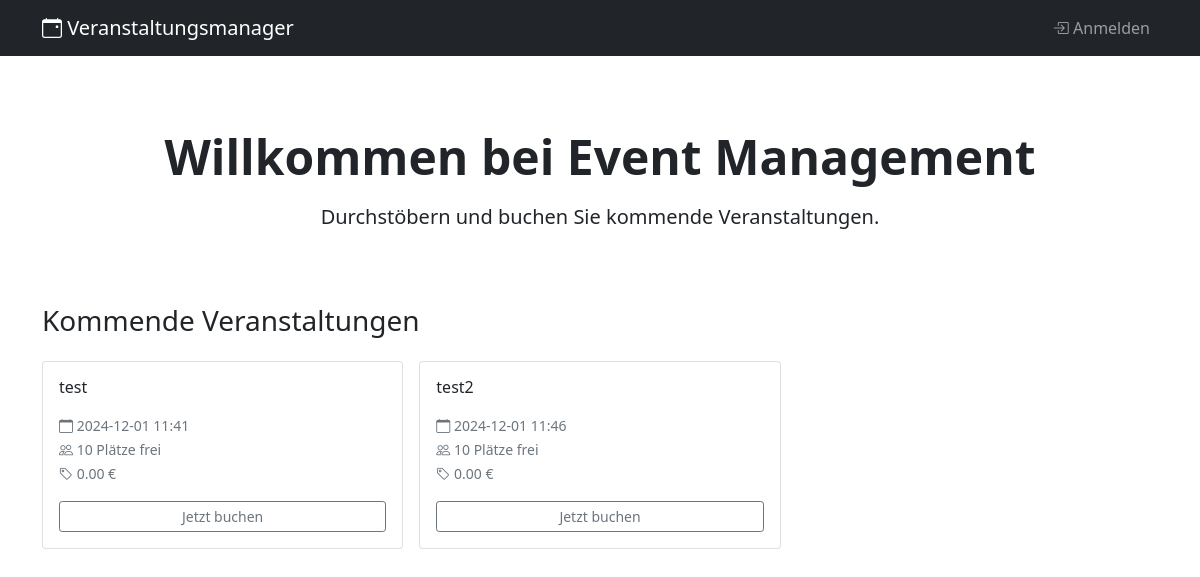
Before: / with the older database file.
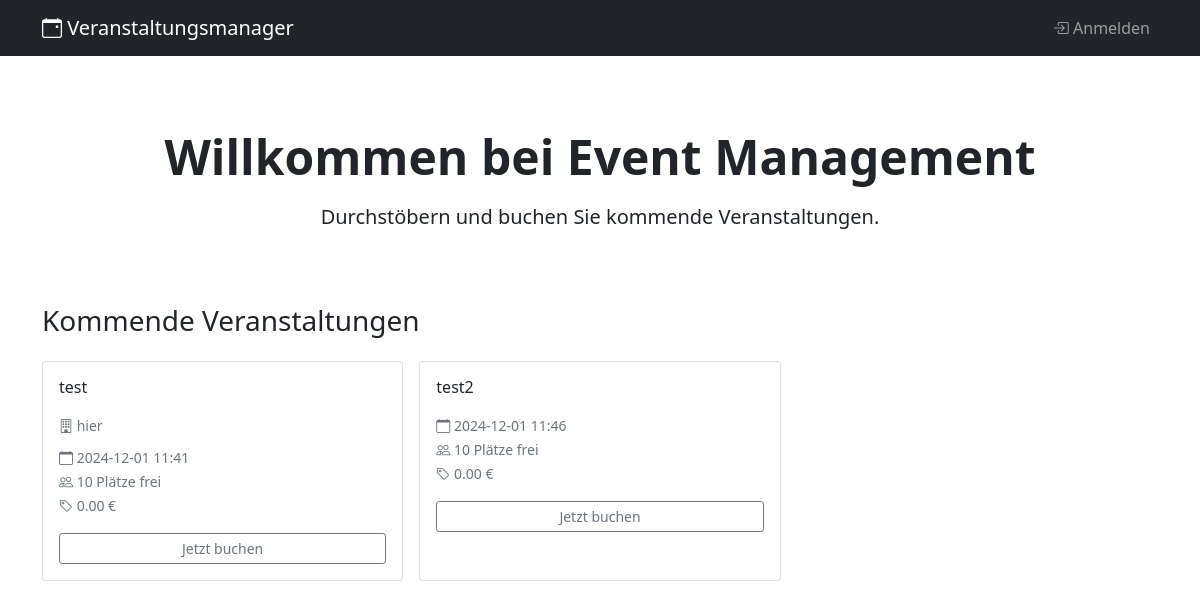
After: the same page with the newer database file.
### app/models/models.py (models this page shows)
class Event(db.Model):
    id = db.Column(db.Integer, primary_key=True)
    title = db.Column(db.String(100), nullable=False)
    description = db.Column(db.Text, nullable=True)
    date = db.Column(db.DateTime, nullable=False)
    capacity = db.Column(db.Integer, nullable=False)
    bookings = db.Column(db.Integer, default=0)
    room = db.Column(db.String(100), nullable=True)
    address = db.Column(db.String(200), nullable=True)
    is_visible = db.Column(db.Boolean, default=True, nullable=False)
    price = db.Column(db.Float, nullable=False, default=0.0)

### app/routes/main.py (the view)
@bp.route('/')
def index():
    if current_user.is_authenticated:
        events = Event.query.all()
    else:
        events = Event.query.filter_by(is_visible=True).all()
    return render_template('index.html', events=events)

### app/templates/index.html (shortened to what the changed rows need)
{% extends "base.html" %}
{% block content %}
{% if current_user.is_authenticated %}
<div class="row g-3 mb-4 align-items-center">
    <div class="col-12 col-sm-6">
        <h1 class="h2 mb-0">Veranstaltungsübersicht</h1>
    </div>
    <div class="col-12 col-sm-6 d-flex justify-content-start justify-content-sm-end">
        <a href="{{ url_for('main.create_event') }}" class="btn btn-sm btn-outline-secondary">
            <i class="bi bi-plus-circle"></i> Neue Veranstaltung erstellen
        </a>
    </div>
</div>
<div class="nav nav-pills d-flex flex-nowrap overflow-auto mb-4 gap-3" role="tablist">
    <button class="nav-link active" id="admin-tab" data-bs-toggle="tab" data-bs-target="#admin-view" type="button" role="tab" aria-controls="admin-view" aria-selected="true">
        <i class="bi bi-gear"></i> Admin-Ansicht
    </button>
    <button class="nav-link" id="customer-tab" data-bs-toggle="tab" data-bs-target="#customer-view" type="button" role="tab" aria-controls="customer-view" aria-selected="false">
        <i class="bi bi-person"></i> Kunden-Ansicht
    </button>
</div>
<div class="tab-content" id="viewTabsContent">
    <div class="tab-pane fade show active" id="admin-view" role="tabpanel" aria-labelledby="admin-tab">
        <div class="row g-3 mb-4">
            <div class="col-12 col-sm-6 col-md-4">
                <div class="card h-100 bg-light">
                    <div class="card-body">
                        <h5 class="card-title h6">Gesamtanzahl Veranstaltungen</h5>
                        <p class="card-text h2 mb-0">{{ events|length }}</p>
                    </div>
                </div>
            </div>
            <div class="col-12 col-sm-6 col-md-4">
                <div class="card h-100 bg-light">
                    <div class="card-body">
                        <h5 class="card-title h6">Verfügbare Veranstaltungen</h5>
                        <p class="card-text h2 mb-0">
                            {% set available = namespace(count=0) %}
                            {% for event in events %}
                                {% if event.bookings < event.capacity %}
                                    {% set available.count = available.count + 1 %}
                                {% endif %}
                            {% endfor %}
                            {{ available.count }}
                        </p>
                    </div>
                </div>
            </div>
            <div class="col-12 col-sm-6 col-md-4">
                <div class="card h-100 bg-light">
                    <div class="card-body">
                        <h5 class="card-title h6">Ausgebucht</h5>
                        <p class="card-text h2 mb-0">
                            {% set booked = namespace(count=0) %}
                            {% for event in events %}
                                {% if event.bookings >= event.capacity %}
                                    {% set booked.count = booked.count + 1 %}
                                {% endif %}
                            {% endfor %}
                            {{ booked.count }}
                        </p>
                    </div>
                </div>
            </div>
        </div>
        <div class="card mb-4">
            <div class="card-header py-3">
                <h5 class="h6 mb-0">Veranstaltungsliste</h5>
            </div>
            <div class="table-responsive">
                <div class="table-wrapper">
                    <table class="table table-hover align-middle mb-0">
                        <thead>
                            <tr>
                                <th>Titel</th>
                                <th class="d-none d-md-table-cell">Datum</th>
                                <th class="d-none d-sm-table-cell">Kapazität</th>
                                <th class="d-none d-sm-table-cell">Buchungen</th>
                                <th>Status</th>
                                <th>Sichtbar</th>
                                <th class="d-none d-lg-table-cell">Ort</th>
                                <th>Aktionen</th>
                                {% if current_user.is_authenticated %}
                                <th></th>
                                {% endif %}
                            </tr>
                        </thead>
                        <tbody class="border-top-0">
                            {% for event in events %}
                            <tr>
                                <td>
                                    <div>{{ event.title }}</div>
                                    <div class="d-md-none"><small class="text-muted">{{ event.date.strftime('%Y-%m-%d %H:%M') }}</small></div>
                                </td>
                                <td class="d-none d-md-table-cell">{{ event.date.strftime('%Y-%m-%d %H:%M') }}</td>
                                <td class="d-none d-sm-table-cell">{{ event.capacity }}</td>
                                <td class="d-none d-sm-table-cell">{{ event.bookings }}</td>
                                <td>
                                    {% if event.bookings >= event.capacity %}
                                    <span class="badge bg-danger">Voll</span>
                                    {% else %}
                                    <span class="badge bg-success">Offen</span>
                                    {% endif %}
                                </td>
                                <td>
                                    {% if event.is_visible %}
                                    <form action="{{ url_for('main.toggle_visibility', event_id=event.id) }}" method="POST" class="d-inline">
                                        <button type="submit" class="btn btn-sm btn-outline-secondary" title="Click to hide">
                                            <i class="bi bi-eye"></i>
                                        </button>
                                    </form>
                                    {% else %}
                                    <form action="{{ url_for('main.toggle_visibility', event_id=event.id) }}" method="POST" class="d-inline">
                                        <button type="submit" class="btn btn-sm btn-outline-secondary" title="Click to show">
                                            <i class="bi bi-eye-slash"></i>
                                        </button>
                                    </form>
                                    {% endif %}
                                </td>
                                <td class="d-none d-lg-table-cell">
                                    {% if event.room or event.address %}
                                    <small class="text-muted">
                                        {% if event.room %}Raum: {{ event.room }}{% endif %}
                                        {% if event.address %}<br>{{ event.address }}{% endif %}
                                    </small>
                                    {% endif %}
                                </td>
                                {% if current_user.is_authenticated %}
                                <td class="text-end">
                                    <div class="btn-group gap-2">
                                        <a href="{{ url_for('main.edit_event', event_id=event.id) }}" class="btn btn-sm btn-outline-secondary">
                                            <i class="bi bi-pencil"></i> Bearbeiten
                                        </a>
                                        <form action="{{ url_for('main.toggle_visibility', event_id=event.id) }}" method="POST" style="display: inline;">
                                            <button type="submit" class="btn btn-sm btn-outline-secondary">
                                                {% if event.is_visible %}
                                                <i class="bi bi-eye"></i> Verstecken
                                                {% else %}
                                                <i class="bi bi-eye-slash"></i> Zeigen
                                                {% endif %}
                                            </button>
                                        </form>
                                        <a href="{{ url_for('main.view_registrations', event_id=event.id) }}" class="btn btn-sm btn-outline-secondary">
                                            <i class="bi bi-people"></i> Teilnehmer
                                        </a>
                                        <form action="{{ url_for('main.delete_event', event_id=event.id) }}" method="POST" style="display: inline;" onsubmit="return confirm('Sind Sie sicher, dass Sie diese Veranstaltung löschen möchten?');">
                                            <button type="submit" class="btn btn-sm btn-outline-secondary">
                                                <i class="bi bi-trash"></i> Löschen
                                            </button>
                                        </form>
                                    </div>
                                </td>
                                {% endif %}
                            </tr>
                            {% endfor %}
                        </tbody>
                    </table>
                </div>
            </div>
        </div>
    </div>
    <div class="tab-pane fade" id="customer-view" role="tabpanel" aria-labelledby="customer-tab">
        <h2 class="h3 mb-4">Kommende Veranstaltungen</h2>
        <div class="row g-3">
            {% for event in events if event.is_visible %}
            <div class="col-12 col-sm-6 col-lg-4">
                <div class="card h-100">
                    <div class="card-body">
                        <h5 class="card-title h6">{{ event.title }}</h5>
                        <p class="card-text small">{{ event.description }}</p>
                        {% if event.room or event.address %}
                        <p class="card-text mb-2">
                            <small class="text-muted">
                                {% if event.room %}<i class="bi bi-building"></i> {{ event.room }}<br>{% endif %}
                                {% if event.address %}<i class="bi bi-geo-alt"></i> {{ event.address }}{% endif %}
                            </small>
                        </p>
                        {% endif %}
                        <p class="card-text mb-3">
                            <small class="text-muted">
                                <i class="bi bi-calendar"></i> {{ event.date.strftime('%Y-%m-%d %H:%M') }}<br>
                                <i class="bi bi-people"></i> {{ event.capacity - event.bookings }} Plätze frei<br>
                                <i class="bi bi-tag"></i> {{ "%.2f"|format(event.price) }} €
                            </small>
                        </p>
                        {% if event.bookings < event.capacity %}
                        <a href="{{ url_for('main.book_event', event_id=event.id) }}" class="btn btn-sm btn-outline-secondary w-100">Jetzt buchen</a>
                        {% else %}
                        <button class="btn btn-sm btn-outline-secondary w-100" disabled>Ausgebucht</button>
                        {% endif %}
                    </div>
                </div>
            </div>
            {% endfor %}
        </div>
    </div>
</div>
{% else %}
<div class="row mb-4">
    <div class="col-12">
        <div class="px-4 py-5 text-center">
            <h1 class="display-5 fw-bold mb-3">Willkommen bei Event Management</h1>
        </div>
    </div>
</div>
<h2 class="h3 mb-4">Kommende Veranstaltungen</h2>
<div class="row g-3">
    {% for event in events %}
    <div class="col-12 col-sm-6 col-lg-4">
        <div class="card h-100">
            <div class="card-body">
                <h5 class="card-title h6">{{ event.title }}</h5>
                {% if event.room or event.address %}
                <p class="card-text mb-2">
                    <small class="text-muted">
                        {% if event.room %}<i class="bi bi-building"></i> {{ event.room }}<br>{% endif %}
                    </small>
                </p>
                {% endif %}
                <p class="card-text mb-3">
                    <small class="text-muted">
                        <i class="bi bi-calendar"></i> {{ event.date.strftime('%Y-%m-%d %H:%M') }}<br>
                        <i class="bi bi-people"></i> {{ event.capacity - event.bookings }} Plätze frei<br>
                        <i class="bi bi-tag"></i> {{ "%.2f"|format(event.price) }} €
                    </small>
                </p>
                {% if event.bookings < event.capacity %}
                <a href="{{ url_for('main.book_event', event_id=event.id) }}" class="btn btn-sm btn-outline-secondary w-100">Jetzt buchen</a>
                {% else %}
                <button class="btn btn-sm btn-outline-secondary w-100" disabled>Ausgebucht</button>
                {% endif %}
            </div>
        </div>
    </div>
    {% endfor %}
</div>
{% endif %}
{% endblock %}

Changed rows visible on the page:
changed Event "test": room (not shown) → "hier"
